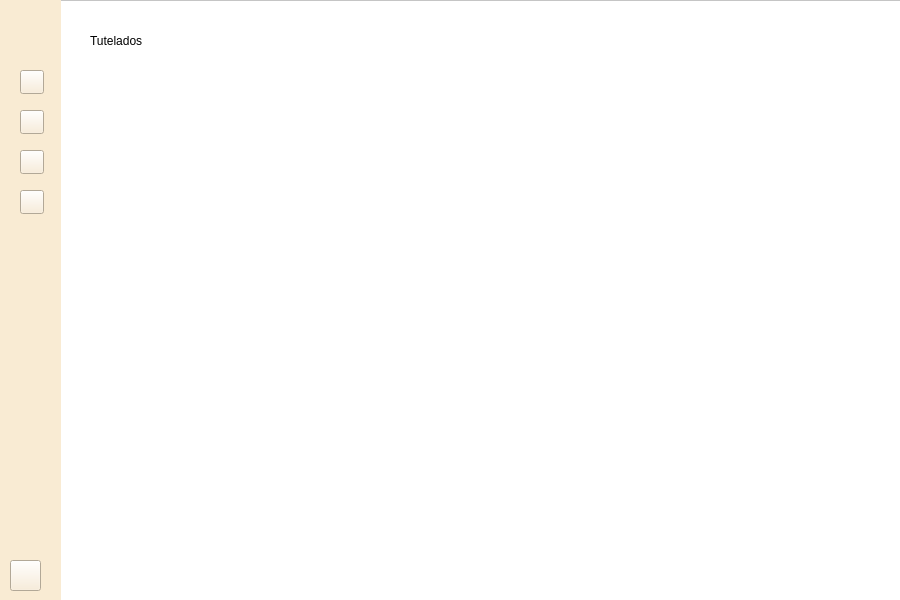
<?xml version="1.0" encoding="UTF-8"?>
<ui version="4.0">
 <class>ContainerPupils</class>
 <widget class="QWidget" name="ContainerPupils">
  <property name="geometry">
   <rect>
    <x>0</x>
    <y>0</y>
    <width>900</width>
    <height>600</height>
   </rect>
  </property>
  <property name="windowTitle">
   <string>Form</string>
  </property>
  <property name="styleSheet">
   <string notr="true"/>
  </property>
  <widget class="QFrame" name="pupilsFrame">
   <property name="geometry">
    <rect>
     <x>0</x>
     <y>0</y>
     <width>901</width>
     <height>601</height>
    </rect>
   </property>
   <property name="styleSheet">
    <string notr="true">background-color: rgb(255, 255, 255);
</string>
   </property>
   <property name="frameShape">
    <enum>QFrame::StyledPanel</enum>
   </property>
   <property name="frameShadow">
    <enum>QFrame::Raised</enum>
   </property>
   <widget class="QWidget" name="bar" native="true">
    <property name="geometry">
     <rect>
      <x>0</x>
      <y>0</y>
      <width>61</width>
      <height>601</height>
     </rect>
    </property>
    <property name="styleSheet">
     <string notr="true">background-color: rgb(249, 235, 211);


</string>
    </property>
    <widget class="QPushButton" name="homeButton">
     <property name="geometry">
      <rect>
       <x>20</x>
       <y>110</y>
       <width>24</width>
       <height>24</height>
      </rect>
     </property>
     <property name="maximumSize">
      <size>
       <width>200</width>
       <height>100</height>
      </size>
     </property>
     <property name="styleSheet">
      <string notr="true">QPushButton{
	border-image: url(:/imagenes/home.png);
}
QPushButton:hover{	
	background-color: qlineargradient(spread:pad, x1:0, y1:0, x2:1, y2:0, stop:0 rgba(0, 0, 0, 255), stop:1 rgba(255, 255, 255, 255));
}</string>
     </property>
     <property name="text">
      <string/>
     </property>
     <property name="iconSize">
      <size>
       <width>10</width>
       <height>5</height>
      </size>
     </property>
    </widget>
    <widget class="QPushButton" name="subjectsButton">
     <property name="geometry">
      <rect>
       <x>20</x>
       <y>150</y>
       <width>24</width>
       <height>24</height>
      </rect>
     </property>
     <property name="styleSheet">
      <string notr="true">QPushButton{
	border-image: url(:/imagenes/open-book.png);
}
QPushButton:hover{	
	background-color: qlineargradient(spread:pad, x1:0, y1:0, x2:1, y2:0, stop:0 rgba(0, 0, 0, 255), stop:1 rgba(255, 255, 255, 255));
}</string>
     </property>
     <property name="text">
      <string/>
     </property>
    </widget>
    <widget class="QPushButton" name="userButton">
     <property name="geometry">
      <rect>
       <x>20</x>
       <y>70</y>
       <width>24</width>
       <height>24</height>
      </rect>
     </property>
     <property name="styleSheet">
      <string notr="true">QPushButton{
	border-image: url(:/imagenes/usuario (4).png);
}
QPushButton:hover{
    background-color: qlineargradient(spread:pad, x1:0, y1:0, x2:1, y2:0, stop:0 rgba(0, 0, 0, 255), stop:1 rgba(255, 255, 255, 255));
}</string>
     </property>
     <property name="text">
      <string/>
     </property>
    </widget>
    <widget class="QLabel" name="logoLabel">
     <property name="geometry">
      <rect>
       <x>10</x>
       <y>10</y>
       <width>41</width>
       <height>41</height>
      </rect>
     </property>
     <property name="styleSheet">
      <string notr="true">border-image: url(:/imagenes/logoUniConnect.png);
</string>
     </property>
     <property name="text">
      <string/>
     </property>
    </widget>
    <widget class="QPushButton" name="exitButton">
     <property name="geometry">
      <rect>
       <x>10</x>
       <y>560</y>
       <width>31</width>
       <height>31</height>
      </rect>
     </property>
     <property name="styleSheet">
      <string notr="true">QPushButton{
	
	border-image: url(:/imagenes/cross.png);
}
QPushButton:hover{
	background-color: qlineargradient(spread:pad, x1:0, y1:0, x2:1, y2:0, stop:0 rgba(0, 0, 0, 255), stop:1 rgba(255, 255, 255, 255));
}
</string>
     </property>
     <property name="text">
      <string/>
     </property>
    </widget>
    <widget class="QPushButton" name="pupilsButton">
     <property name="geometry">
      <rect>
       <x>20</x>
       <y>190</y>
       <width>24</width>
       <height>24</height>
      </rect>
     </property>
     <property name="styleSheet">
      <string notr="true">QPushButton{
	
	border-image: url(:/imagenes/estudiante (2).png);
}
QPushButton:hover{	
	background-color: qlineargradient(spread:pad, x1:0, y1:0, x2:1, y2:0, stop:0 rgba(0, 0, 0, 255), stop:1 rgba(255, 255, 255, 255));
}</string>
     </property>
     <property name="text">
      <string/>
     </property>
    </widget>
   </widget>
   <widget class="QLabel" name="pupilsTextLabel">
    <property name="geometry">
     <rect>
      <x>90</x>
      <y>20</y>
      <width>91</width>
      <height>41</height>
     </rect>
    </property>
    <property name="styleSheet">
     <string notr="true">font: 15pt &quot;Arial&quot;;</string>
    </property>
    <property name="text">
     <string>Tutelados</string>
    </property>
   </widget>
  </widget>
 </widget>
 <resources>
  <include location="imagenes/res.qrc"/>
 </resources>
 <connections/>
</ui>
